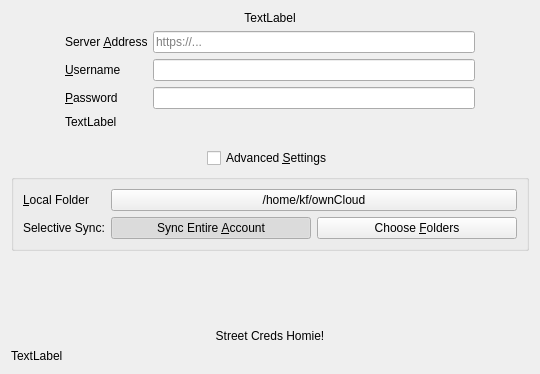
<?xml version="1.0" encoding="UTF-8"?>
<ui version="4.0">
 <class>OwncloudSetupPage</class>
 <widget class="QWidget" name="OwncloudSetupPage">
  <property name="geometry">
   <rect>
    <x>0</x>
    <y>0</y>
    <width>540</width>
    <height>374</height>
   </rect>
  </property>
  <property name="windowTitle">
   <string>Form</string>
  </property>
  <layout class="QGridLayout" name="gridLayout_2">
   <item row="1" column="0">
    <spacer name="horizontalSpacer">
     <property name="orientation">
      <enum>Qt::Horizontal</enum>
     </property>
     <property name="sizeType">
      <enum>QSizePolicy::Fixed</enum>
     </property>
     <property name="sizeHint" stdset="0">
      <size>
       <width>48</width>
       <height>68</height>
      </size>
     </property>
    </spacer>
   </item>
   <item row="1" column="1">
    <layout class="QFormLayout" name="formLayout">
     <item row="0" column="0">
      <widget class="QLabel" name="label_2">
       <property name="text">
        <string>Server &amp;Address</string>
       </property>
       <property name="buddy">
        <cstring>leUrl</cstring>
       </property>
      </widget>
     </item>
     <item row="0" column="1">
      <widget class="Utils::FancyLineEdit" name="leUrl">
       <property name="sizePolicy">
        <sizepolicy hsizetype="MinimumExpanding" vsizetype="Fixed">
         <horstretch>0</horstretch>
         <verstretch>0</verstretch>
        </sizepolicy>
       </property>
       <property name="toolTip">
        <string>Enter the url of the ownCloud you want to connect to (without http or https).</string>
       </property>
       <property name="placeholderText">
        <string>https://...</string>
       </property>
      </widget>
     </item>
     <item row="1" column="0">
      <widget class="QLabel" name="label_3">
       <property name="text">
        <string>&amp;Username</string>
       </property>
       <property name="buddy">
        <cstring>leUsername</cstring>
       </property>
      </widget>
     </item>
     <item row="1" column="1">
      <widget class="Utils::FancyLineEdit" name="leUsername">
       <property name="sizePolicy">
        <sizepolicy hsizetype="MinimumExpanding" vsizetype="Fixed">
         <horstretch>0</horstretch>
         <verstretch>0</verstretch>
        </sizepolicy>
       </property>
       <property name="toolTip">
        <string>Enter the ownCloud username.</string>
       </property>
       <property name="text">
        <string/>
       </property>
       <property name="placeholderText">
        <string/>
       </property>
      </widget>
     </item>
     <item row="2" column="0">
      <widget class="QLabel" name="label_4">
       <property name="text">
        <string>&amp;Password</string>
       </property>
       <property name="buddy">
        <cstring>lePassword</cstring>
       </property>
      </widget>
     </item>
     <item row="2" column="1">
      <widget class="Utils::FancyLineEdit" name="lePassword">
       <property name="sizePolicy">
        <sizepolicy hsizetype="MinimumExpanding" vsizetype="Fixed">
         <horstretch>0</horstretch>
         <verstretch>0</verstretch>
        </sizepolicy>
       </property>
       <property name="toolTip">
        <string>Enter the ownCloud password.</string>
       </property>
       <property name="text">
        <string/>
       </property>
       <property name="echoMode">
        <enum>QLineEdit::Password</enum>
       </property>
       <property name="placeholderText">
        <string/>
       </property>
      </widget>
     </item>
     <item row="3" column="0" colspan="2">
      <widget class="QLabel" name="errorLabel">
       <property name="sizePolicy">
        <sizepolicy hsizetype="MinimumExpanding" vsizetype="Maximum">
         <horstretch>0</horstretch>
         <verstretch>0</verstretch>
        </sizepolicy>
       </property>
       <property name="text">
        <string>TextLabel</string>
       </property>
      </widget>
     </item>
    </layout>
   </item>
   <item row="1" column="2">
    <spacer name="horizontalSpacer_2">
     <property name="orientation">
      <enum>Qt::Horizontal</enum>
     </property>
     <property name="sizeType">
      <enum>QSizePolicy::Fixed</enum>
     </property>
     <property name="sizeHint" stdset="0">
      <size>
       <width>48</width>
       <height>58</height>
      </size>
     </property>
    </spacer>
   </item>
   <item row="2" column="1">
    <spacer name="verticalSpacer_2">
     <property name="orientation">
      <enum>Qt::Vertical</enum>
     </property>
     <property name="sizeType">
      <enum>QSizePolicy::Fixed</enum>
     </property>
     <property name="sizeHint" stdset="0">
      <size>
       <width>20</width>
       <height>13</height>
      </size>
     </property>
    </spacer>
   </item>
   <item row="3" column="0" colspan="3">
    <layout class="QHBoxLayout" name="horizontalLayout">
     <item>
      <spacer name="horizontalSpacer_3">
       <property name="orientation">
        <enum>Qt::Horizontal</enum>
       </property>
       <property name="sizeHint" stdset="0">
        <size>
         <width>40</width>
         <height>20</height>
        </size>
       </property>
      </spacer>
     </item>
     <item>
      <widget class="QCheckBox" name="cbAdvanced">
       <property name="sizePolicy">
        <sizepolicy hsizetype="Minimum" vsizetype="Fixed">
         <horstretch>0</horstretch>
         <verstretch>0</verstretch>
        </sizepolicy>
       </property>
       <property name="text">
        <string>Advanced &amp;Settings</string>
       </property>
      </widget>
     </item>
     <item>
      <spacer name="horizontalSpacer_4">
       <property name="orientation">
        <enum>Qt::Horizontal</enum>
       </property>
       <property name="sizeHint" stdset="0">
        <size>
         <width>40</width>
         <height>20</height>
        </size>
       </property>
      </spacer>
     </item>
    </layout>
   </item>
   <item row="4" column="0" colspan="3">
    <widget class="QGroupBox" name="advancedBox">
     <property name="enabled">
      <bool>true</bool>
     </property>
     <property name="title">
      <string/>
     </property>
     <property name="flat">
      <bool>true</bool>
     </property>
     <layout class="QGridLayout" name="gridLayout">
      <item row="0" column="0">
       <layout class="QFormLayout" name="formLayout_2">
        <property name="fieldGrowthPolicy">
         <enum>QFormLayout::ExpandingFieldsGrow</enum>
        </property>
        <item row="0" column="0">
         <widget class="QLabel" name="label">
          <property name="sizePolicy">
           <sizepolicy hsizetype="Minimum" vsizetype="Preferred">
            <horstretch>0</horstretch>
            <verstretch>0</verstretch>
           </sizepolicy>
          </property>
          <property name="text">
           <string>&amp;Local Folder</string>
          </property>
          <property name="buddy">
           <cstring>pbSelectLocalFolder</cstring>
          </property>
         </widget>
        </item>
        <item row="0" column="1">
         <widget class="QPushButton" name="pbSelectLocalFolder">
          <property name="sizePolicy">
           <sizepolicy hsizetype="MinimumExpanding" vsizetype="Fixed">
            <horstretch>0</horstretch>
            <verstretch>0</verstretch>
           </sizepolicy>
          </property>
          <property name="text">
           <string>/home/kf/ownCloud</string>
          </property>
         </widget>
        </item>
        <item row="1" column="0">
         <widget class="QLabel" name="selectiveSyncLabel">
          <property name="sizePolicy">
           <sizepolicy hsizetype="Maximum" vsizetype="Preferred">
            <horstretch>0</horstretch>
            <verstretch>0</verstretch>
           </sizepolicy>
          </property>
          <property name="text">
           <string>Selective Sync:</string>
          </property>
         </widget>
        </item>
        <item row="1" column="1">
         <layout class="QHBoxLayout" name="selectiveSyncLayout">
          <item>
           <widget class="QPushButton" name="pbBoxMode">
            <property name="sizePolicy">
             <sizepolicy hsizetype="MinimumExpanding" vsizetype="Fixed">
              <horstretch>0</horstretch>
              <verstretch>0</verstretch>
             </sizepolicy>
            </property>
            <property name="text">
             <string>Sync Entire &amp;Account</string>
            </property>
            <property name="checkable">
             <bool>true</bool>
            </property>
            <property name="checked">
             <bool>true</bool>
            </property>
            <property name="flat">
             <bool>false</bool>
            </property>
           </widget>
          </item>
          <item>
           <widget class="QPushButton" name="pbSelectiveMode">
            <property name="sizePolicy">
             <sizepolicy hsizetype="MinimumExpanding" vsizetype="Fixed">
              <horstretch>0</horstretch>
              <verstretch>0</verstretch>
             </sizepolicy>
            </property>
            <property name="text">
             <string>Choose &amp;Folders</string>
            </property>
            <property name="checkable">
             <bool>true</bool>
            </property>
           </widget>
          </item>
         </layout>
        </item>
       </layout>
      </item>
     </layout>
    </widget>
   </item>
   <item row="5" column="1">
    <spacer name="verticalSpacer">
     <property name="orientation">
      <enum>Qt::Vertical</enum>
     </property>
     <property name="sizeHint" stdset="0">
      <size>
       <width>20</width>
       <height>43</height>
      </size>
     </property>
    </spacer>
   </item>
   <item row="6" column="0" colspan="3">
    <layout class="QHBoxLayout" name="resultLayout"/>
   </item>
   <item row="7" column="0" colspan="3">
    <widget class="QLabel" name="syncModeLabel">
     <property name="text">
      <string>Street Creds Homie!</string>
     </property>
     <property name="alignment">
      <set>Qt::AlignCenter</set>
     </property>
     <property name="wordWrap">
      <bool>true</bool>
     </property>
    </widget>
   </item>
   <item row="8" column="0" colspan="3">
    <widget class="QLabel" name="bottomLabel">
     <property name="text">
      <string>TextLabel</string>
     </property>
    </widget>
   </item>
   <item row="0" column="0" colspan="3">
    <widget class="QLabel" name="topLabel">
     <property name="sizePolicy">
      <sizepolicy hsizetype="Preferred" vsizetype="Fixed">
       <horstretch>0</horstretch>
       <verstretch>0</verstretch>
      </sizepolicy>
     </property>
     <property name="text">
      <string>TextLabel</string>
     </property>
     <property name="alignment">
      <set>Qt::AlignCenter</set>
     </property>
    </widget>
   </item>
  </layout>
 </widget>
 <customwidgets>
  <customwidget>
   <class>Utils::FancyLineEdit</class>
   <extends>QLineEdit</extends>
   <header location="global">fancylineedit.h</header>
  </customwidget>
 </customwidgets>
 <tabstops>
  <tabstop>lePassword</tabstop>
 </tabstops>
 <resources/>
 <connections/>
</ui>
